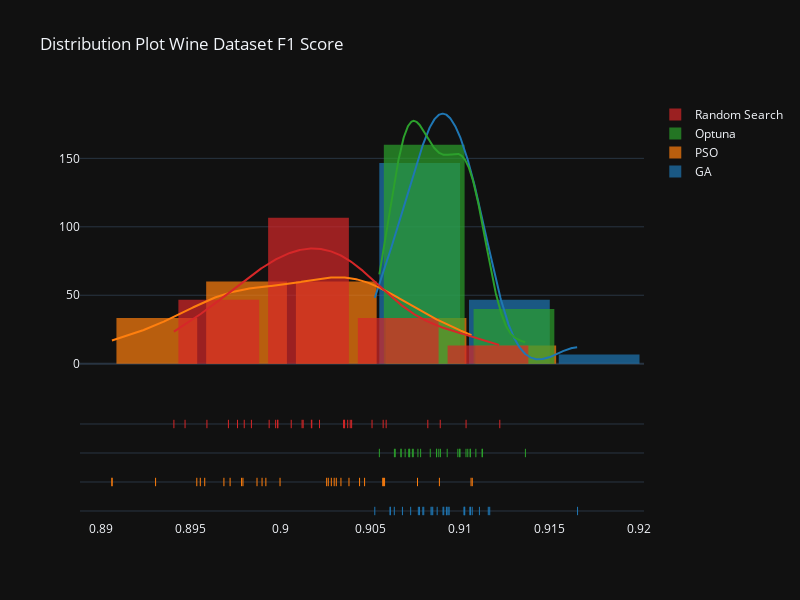

Write notebook code for a chart like this one.
### Code cell
metrics = ['F1','AUC', 'Accuracy']
for metric in metrics:
    hist_data = [fruit_ga[metric], fruit_pso[metric], fruit_optuna[metric], fruit_rs[metric]]
    group_labels = ['GA', 'PSO', 'Optuna', 'Random Search'] # name of the dataset


    fig = ff.create_distplot(hist_data, group_labels, curve_type='kde', bin_size=.005, show_hist=True)
    fig.update_layout(template = 'plotly_dark')
    fig.update_layout(bargap=0.1, width=800, height=600, title=f'Distribution Plot Wine Dataset {metric} Score')
    fig.show()

### Figure 1 — Plotly figure (JSON) as saved in the notebook; plotly's stock layout.template omitted (floating-point values rounded to 4 significant figures; data arrays with more than 128 entries replaced by an {"elided": "..."} marker saying what was removed)
{"data": [{"autobinx": false, "histnorm": "probability density", "legendgroup": "GA", "marker": {"color": "rgb(31, 119, 180)"}, "name": "GA", "opacity": 0.7, "type": "histogram", "x": [0.9106, 0.9091, 0.9061, 0.9093, 0.9077, 0.9166, 0.9079, 0.908, 0.9061, 0.9087, 0.9073, 0.9084, 0.9094, 0.9106, 0.9116, 0.9117, 0.9068, 0.9085, 0.9092, 0.9091, 0.9053, 0.9093, 0.9077, 0.9107, 0.9111, 0.9084, 0.9102, 0.9103, 0.9102, 0.9063], "xaxis": "x", "xbins": {"end": 0.9166, "size": 0.005, "start": 0.9053}, "yaxis": "y"}, {"autobinx": false, "histnorm": "probability density", "legendgroup": "PSO", "marker": {"color": "rgb(255, 127, 14)"}, "name": "PSO", "opacity": 0.7, "type": "histogram", "x": [0.8906, 0.9106, 0.8979, 0.8978, 0.9026, 0.9, 0.8955, 0.8953, 0.9058, 0.9057, 0.9057, 0.9034, 0.903, 0.9038, 0.8969, 0.8992, 0.8958, 0.9027, 0.8906, 0.899, 0.9028, 0.9089, 0.9047, 0.8987, 0.9044, 0.9107, 0.9076, 0.8972, 0.9031, 0.893], "xaxis": "x", "xbins": {"end": 0.9107, "size": 0.005, "start": 0.8906}, "yaxis": "y"}, {"autobinx": false, "histnorm": "probability density", "legendgroup": "Optuna", "marker": {"color": "rgb(44, 160, 44)"}, "name": "Optuna", "opacity": 0.7, "type": "histogram", "x": [0.9106, 0.9077, 0.9099, 0.9078, 0.9106, 0.91, 0.9067, 0.9064, 0.9072, 0.9093, 0.9113, 0.9103, 0.9069, 0.9074, 0.9072, 0.9064, 0.9087, 0.91, 0.9072, 0.9087, 0.9074, 0.9088, 0.9109, 0.9104, 0.9089, 0.9112, 0.9067, 0.9055, 0.9084, 0.9137], "xaxis": "x", "xbins": {"end": 0.9137, "size": 0.005, "start": 0.9055}, "yaxis": "y"}, {"autobinx": false, "histnorm": "probability density", "legendgroup": "Random Search", "marker": {"color": "rgb(214, 39, 40)"}, "name": "Random Search", "opacity": 0.7, "type": "histogram", "x": [0.8999, 0.904, 0.9017, 0.8947, 0.9089, 0.8997, 0.9051, 0.9039, 0.8959, 0.8998, 0.9035, 0.9013, 0.9057, 0.8984, 0.8994, 0.9103, 0.9037, 0.9122, 0.9017, 0.9036, 0.9012, 0.9036, 0.9082, 0.8971, 0.8976, 0.9022, 0.9059, 0.898, 0.8941, 0.9006], "xaxis": "x", "xbins": {"end": 0.9122, "size": 0.005, "start": 0.8941}, "yaxis": "y"}, {"legendgroup": "GA", "marker": {"color": "rgb(31, 119, 180)"}, "mode": "lines", "name": "GA", "showlegend": false, "type": "scatter", "x": {"elided": "500 float values"}, "xaxis": "x", "y": {"elided": "500 float values"}, "yaxis": "y"}, {"legendgroup": "PSO", "marker": {"color": "rgb(255, 127, 14)"}, "mode": "lines", "name": "PSO", "showlegend": false, "type": "scatter", "x": {"elided": "500 float values"}, "xaxis": "x", "y": {"elided": "500 float values"}, "yaxis": "y"}, {"legendgroup": "Optuna", "marker": {"color": "rgb(44, 160, 44)"}, "mode": "lines", "name": "Optuna", "showlegend": false, "type": "scatter", "x": {"elided": "500 float values"}, "xaxis": "x", "y": {"elided": "500 float values"}, "yaxis": "y"}, {"legendgroup": "Random Search", "marker": {"color": "rgb(214, 39, 40)"}, "mode": "lines", "name": "Random Search", "showlegend": false, "type": "scatter", "x": {"elided": "500 float values"}, "xaxis": "x", "y": {"elided": "500 float values"}, "yaxis": "y"}, {"legendgroup": "GA", "marker": {"color": "rgb(31, 119, 180)", "symbol": "line-ns-open"}, "mode": "markers", "name": "GA", "showlegend": false, "type": "scatter", "x": [0.9106, 0.9091, 0.9061, 0.9093, 0.9077, 0.9166, 0.9079, 0.908, 0.9061, 0.9087, 0.9073, 0.9084, 0.9094, 0.9106, 0.9116, 0.9117, 0.9068, 0.9085, 0.9092, 0.9091, 0.9053, 0.9093, 0.9077, 0.9107, 0.9111, 0.9084, 0.9102, 0.9103, 0.9102, 0.9063], "xaxis": "x", "y": ["GA", "GA", "GA", "GA", "GA", "GA", "GA", "GA", "GA", "GA", "GA", "GA", "GA", "GA", "GA", "GA", "GA", "GA", "GA", "GA", "GA", "GA", "GA", "GA", "GA", "GA", "GA", "GA", "GA", "GA"], "yaxis": "y2"}, {"legendgroup": "PSO", "marker": {"color": "rgb(255, 127, 14)", "symbol": "line-ns-open"}, "mode": "markers", "name": "PSO", "showlegend": false, "type": "scatter", "x": [0.8906, 0.9106, 0.8979, 0.8978, 0.9026, 0.9, 0.8955, 0.8953, 0.9058, 0.9057, 0.9057, 0.9034, 0.903, 0.9038, 0.8969, 0.8992, 0.8958, 0.9027, 0.8906, 0.899, 0.9028, 0.9089, 0.9047, 0.8987, 0.9044, 0.9107, 0.9076, 0.8972, 0.9031, 0.893], "xaxis": "x", "y": ["PSO", "PSO", "PSO", "PSO", "PSO", "PSO", "PSO", "PSO", "PSO", "PSO", "PSO", "PSO", "PSO", "PSO", "PSO", "PSO", "PSO", "PSO", "PSO", "PSO", "PSO", "PSO", "PSO", "PSO", "PSO", "PSO", "PSO", "PSO", "PSO", "PSO"], "yaxis": "y2"}, {"legendgroup": "Optuna", "marker": {"color": "rgb(44, 160, 44)", "symbol": "line-ns-open"}, "mode": "markers", "name": "Optuna", "showlegend": false, "type": "scatter", "x": [0.9106, 0.9077, 0.9099, 0.9078, 0.9106, 0.91, 0.9067, 0.9064, 0.9072, 0.9093, 0.9113, 0.9103, 0.9069, 0.9074, 0.9072, 0.9064, 0.9087, 0.91, 0.9072, 0.9087, 0.9074, 0.9088, 0.9109, 0.9104, 0.9089, 0.9112, 0.9067, 0.9055, 0.9084, 0.9137], "xaxis": "x", "y": ["Optuna", "Optuna", "Optuna", "Optuna", "Optuna", "Optuna", "Optuna", "Optuna", "Optuna", "Optuna", "Optuna", "Optuna", "Optuna", "Optuna", "Optuna", "Optuna", "Optuna", "Optuna", "Optuna", "Optuna", "Optuna", "Optuna", "Optuna", "Optuna", "Optuna", "Optuna", "Optuna", "Optuna", "Optuna", "Optuna"], "yaxis": "y2"}, {"legendgroup": "Random Search", "marker": {"color": "rgb(214, 39, 40)", "symbol": "line-ns-open"}, "mode": "markers", "name": "Random Search", "showlegend": false, "type": "scatter", "x": [0.8999, 0.904, 0.9017, 0.8947, 0.9089, 0.8997, 0.9051, 0.9039, 0.8959, 0.8998, 0.9035, 0.9013, 0.9057, 0.8984, 0.8994, 0.9103, 0.9037, 0.9122, 0.9017, 0.9036, 0.9012, 0.9036, 0.9082, 0.8971, 0.8976, 0.9022, 0.9059, 0.898, 0.8941, 0.9006], "xaxis": "x", "y": ["Random Search", "Random Search", "Random Search", "Random Search", "Random Search", "Random Search", "Random Search", "Random Search", "Random Search", "Random Search", "Random Search", "Random Search", "Random Search", "Random Search", "Random Search", "Random Search", "Random Search", "Random Search", "Random Search", "Random Search", "Random Search", "Random Search", "Random Search", "Random Search", "Random Search", "Random Search", "Random Search", "Random Search", "Random Search", "Random Search"], "yaxis": "y2"}], "layout": {"bargap": 0.1, "barmode": "overlay", "height": 600, "hovermode": "closest", "legend": {"traceorder": "reversed"}, "title": {"text": "Distribution Plot Wine Dataset F1 Score"}, "width": 800, "xaxis": {"anchor": "y2", "domain": [0, 1], "zeroline": false}, "yaxis": {"anchor": "free", "domain": [0.35, 1], "position": 0}, "yaxis2": {"anchor": "x", "domain": [0, 0.25], "dtick": 1, "showticklabels": false}}}
